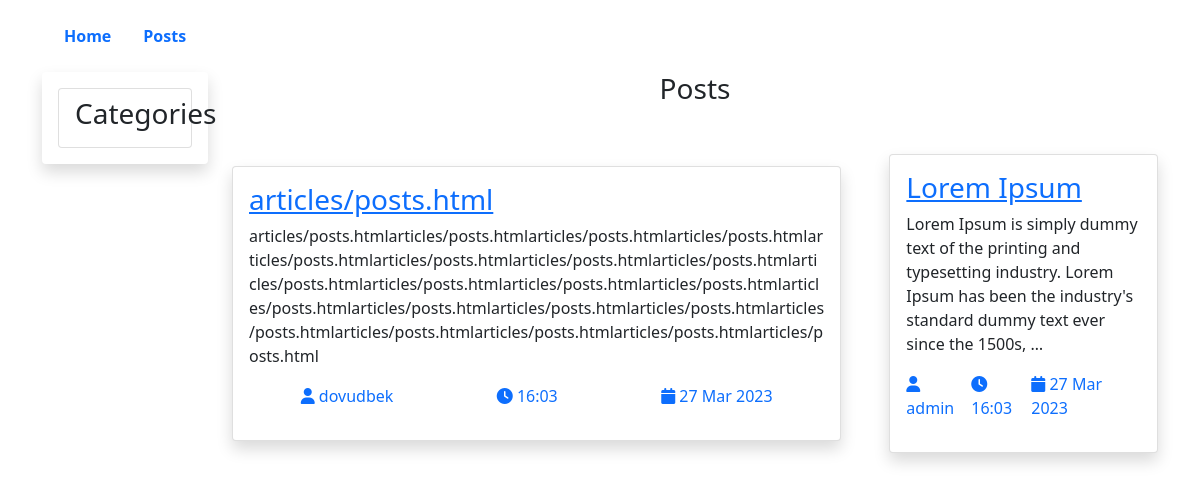
The page /posts/category/front-end/ on the database as committed earlier.
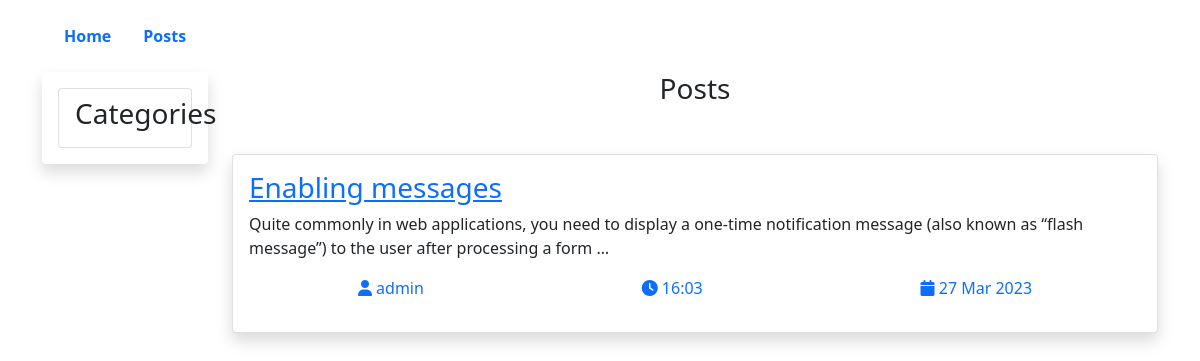
The same page on the database as committed later.
### articles/models.py (models this page shows, shortened)
class Article(models.Model):
    title = models.CharField(max_length=300)
    slug = models.SlugField(max_length=300, unique=True)
    tag = models.ManyToManyField(Tag, related_name="tags")
    category = models.ForeignKey(Category, on_delete=models.CASCADE, related_name='categories')
    author = models.ForeignKey(User, on_delete=models.PROTECT, null=True)
    body = models.TextField()
    rating = models.PositiveIntegerField(default=0)
    published = models.BooleanField(default=False)
    published_date = models.DateTimeField(auto_now_add=True)
    on_top = models.BooleanField(default=False)
    comments = models.PositiveIntegerField(default=0)
    views = models.PositiveIntegerField(default=0)

### articles/views.py (the view)
# urls.py: path("category/<slug:category_slug>/", views.category_list, name='category_list')
def category_list(request, category_slug):
    category = Category.objects.get(slug=category_slug)
    articles = Article.objects.filter(category=category)
    return render(request, 'articles/category_posts.html', context={"posts":articles})

### templates/articles/category_posts.html (shortened to what this page needs)
{% extends '../base.html' %}
{% load static %}
{% block content %}
<main>
    <div class="container">
        <div class="row">
            <div class="col-2">
                <ul class="list-group p-3 shadow">
                    <li class="list-group-item fs-3">
                        <h3>Categories</h3>
                    </li>
                </ul>
            </div>
            <div class="col-10">
                <h3 class="text-center">Posts</h3>
                <div class="posts d-flex justify-content-center align-items-center gap-5">
                    {% for article in posts %}
                    <div class="card p-3 shadow">
                        <a href="{% url 'articles:detail' article.id %}">
                            <h3>{{article.title}}</h3>
                        </a>
                        <p>{{article.body|truncatewords:'25'}}</p>
                        <p class="d-flex justify-content-around">
                            <a href="#" class="text-decoration-none">
                                <i class="fa-solid fa-user"></i>
                                {{article.author}}
                            </a>
                            <a href="#" class="text-decoration-none">
                                <i class="fa-solid fa-clock"></i>
                                {{article.published_date|date:'H:m'}}
                            </a>
                            <a href="#" class="text-decoration-none">
                                <i class="fa-solid fa-calendar"></i>
                                {{article.published_date|date:'d M Y'}}
                            </a>
                        </p>
                    </div>
                    {% endfor %}
                </div>
            </div>
        </div>
    </div>
</main>
{% endblock %}

Rows that differ between the two databases and show on the page:
no longer on this page (row edited): Article: title "Lorem Ipsum", body "Lorem Ipsum is simply dummy text of the printing and typesetting industry. Lorem Ipsum has been the industry's standard dummy text ever since the 1500s, …", author "admin", published_date "16:03", published_date "27 Mar 2023"
changed Article: title "articles/posts.html" → "Enabling messages"; body "articles/posts.htmlarticles/posts.htmlarticles/posts.htmlarticles/posts.htmlarticles/posts.htmlarticles/posts.htmlarticles/posts.htmlarticles/posts.htmlarticles/posts.htmlarticles/posts.htmlarticles/posts.htmlarticles/posts.htmlarticles/posts.htmlarticles/posts.htmlarticles/posts.htmlarticles/posts.htmlarticles/posts.htmlarticles/posts.htmlarticles/posts.htmlarticles/posts.htmlarticles/posts.html" → "Quite commonly in web applications, you need to display a one-time notification message (also known as “flash message”) to the user after processing a form …"; author "dovudbek" → "admin"
